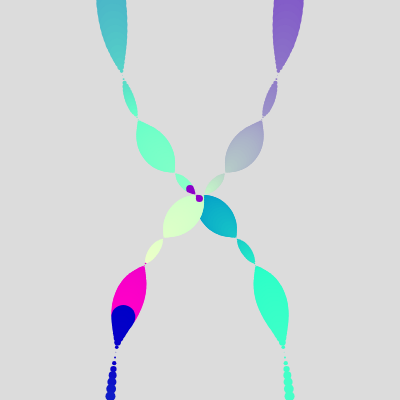
Frame 1 (no input)
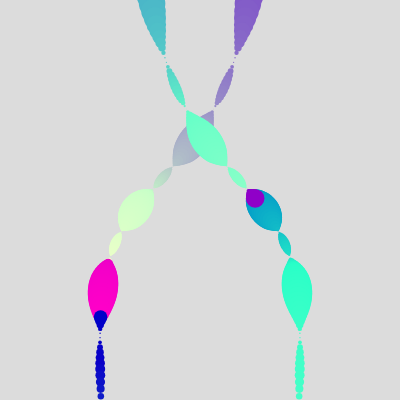
Frame 60 (no input)
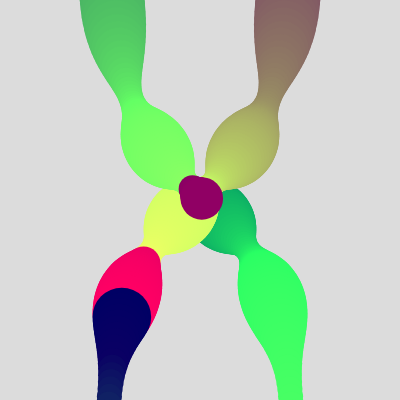
Frame 120 (the mouse pressed at the canvas centre since frame 60)

The p5.js sketch that drew these frames (run headless with seeded random() and noise() and a simulated clock; from frame 60 on, the mouse is pressed at the canvas centre):

// p5.js sketch
// ── sketch.js
function setup() {
  //setting the canvas size
  createCanvas(400, 400);
}

function draw() {
  //slightlty grey back ground color
  background(220);
  //this removes the border around shapes
  noStroke();
  //this maps mouseY to control animation speed
  let speed = map(mouseY, 0, height, 0.01, 0.2);
  //this maps mouseX to control the size of the circles
  let sizeFactor = map(mouseX, 0, width, 10, 80);
  //this starts a loop to draw about 400 animated circles
  for(let i = 0; i <400; i= i + 1){
    let angle = TWO_PI * i /400;
    //this sets the fill color using values that are similar to HSB for a clean effect
    fill(i % 255, 150 + 100 * tan(i/50), 200 - mouseX/2);
    
    //this calculates the position of x and y using sin and tan for wave effect
    let x = width/2+100 * sin(angle + frameCount * speed);
    let y = height /2 +100 * tan(angle);
    //this calculates the circle size based on the wave and mouse position
    let r = 20 * sin(10 * angle + frameCount * speed) + sizeFactor;
    //this draws the circles
    circle(x, y, r)
  }
}
